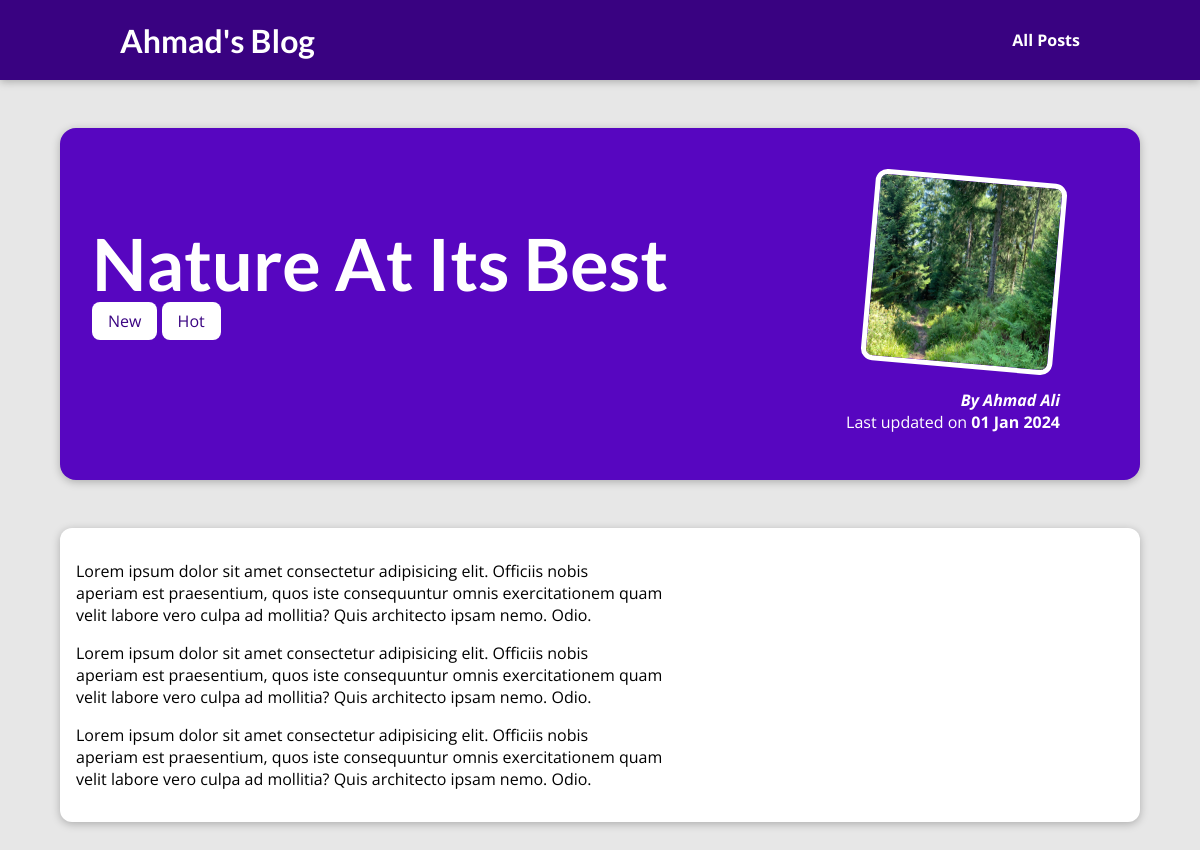
The page /posts/nature-at-its-best on the database its author committed.
### blog/models.py (models this page shows, shortened)
class Post(models.Model):
    title = models.CharField(max_length=150)
    excerpt = models.CharField(max_length=200)
    image = models.ImageField(upload_to="posts", null=True)
    date = models.DateField(auto_now=True)
    slug = models.SlugField(unique=True, db_index=True)
    content = models.TextField(validators=[MinLengthValidator(10)])
    author = models.ForeignKey(
        Author, on_delete=models.SET_NULL, null=True, related_name="posts")
    tags = models.ManyToManyField(Tag)

class Tag(models.Model):
    caption = models.CharField(max_length=20)

class Author(models.Model):
    first_name = models.CharField(max_length=100)
    last_name = models.CharField(max_length=100)
    email_address = models.EmailField()
    def full_name(self):
        return f"{self.first_name} {self.last_name}"
    def __str__(self):
        return self.full_name()

### blog/views.py (the view)
# urls.py: path("posts/<slug:slug>", views.SinglePostView.as_view(),
class SinglePostView(DetailView):
    template_name = "blog/post-detail.html"
    model = Post
    def get_context_data(self, **kwargs):
        context = super().get_context_data(**kwargs)
        context["post_tags"] = self.object.tags.all()
        return context

### blog/templates/blog/post-detail.html (shortened to what this page needs)
{% extends "base.html" %}
{% load static %}
{% block css_files %}
    <link rel="stylesheet" href="{% static "blog/post-detail.css" %}" />
{% endblock css_files%}
{% block content %}
    <section id="summary">
        <h2>{{post.title}}</h2>
        <div>
            {% for tag in post_tags %}
                <span class="tag">{{tag.caption}}</span>
            {% endfor %}
        </div>
        <article>
            <img src="{{ post.image.url }}" alt="{{post.title}}">
            <address>By <a href="mailto:{{post.author.email_address}}">{{post.author}}</a></address>
            <div>
                Last updated on <time>{{post.date|date:"d M Y"}}</time>
            </div>
        </article>
    </section>
    <main>
        <p>
            {{post.content|linebreaks}}
        </p>
    </main>
{% endblock content %}

### static/app.css (style rules this page uses)
* { box-sizing: border-box; }
html { font-family: 'Open Sans', 'Lato', sans-serif; }
body { margin: 0; }
h1, h2, h3 { font-family: 'Lato', sans-serif; font-weight: bold; }

### blog/static/blog/post-detail.css (style rules this page uses)
body { background-color: #e7e7e7; }
#summary { margin: 8rem auto 3rem auto; padding: 2rem; width: 90%; max-width: 90rem; border-radius: 16px; background-color: #5706c0; position: relative; box-shadow: 0 2px 8px rgba(0, 0, 0, 0.25); height: 22rem; }
#summary h2 { color: white; font-size: 4.5rem; margin-bottom: 0.25rem; }
#summary article { position: absolute; top: 2rem; right: 3rem; padding: 1rem 2rem; border-radius: 12px; text-align: right; color: white; }
#summary article img { width: 12rem; height: 12rem; border-radius: 12px; transform: rotateZ(5deg); border: 5px solid white; margin-bottom: 1rem; }
#summary address { font-weight: bold; }
#summary a { color: white; text-decoration: none; }
#summary time { font-weight: bold; }
main { width: 90%; max-width: 90rem; margin: 3rem auto; background-color: white; padding: 1rem; border-radius: 12px; box-shadow: 0 2px 8px rgba(0, 0, 0, 0.25); }
.tag { background-color: white; color: #390281; padding: 0.5rem 1rem; border-radius: 8px; }

### rows shown on the page
Post: title "Nature At Its Best", image (picture), author "Ahmad Ali", date "01 Jan 2024", content "Lorem ipsum dolor sit amet consectetur adipisicing elit. Officiis nobis aperiam est praesentium, quos iste consequuntur omnis exercitationem quam velit labore vero culpa ad mollitia? Quis architecto ipsam nemo. Odio. Lorem ipsum dolor sit amet consectetur adipisicing elit. Officiis nobis aperiam est praesentium, quos iste consequuntur omnis exercitationem quam velit labore vero culpa ad mollitia? Quis architecto ipsam nemo. Odio. Lorem ipsum dolor sit amet consectetur adipisicing elit. Officiis nobis aperiam est praesentium, quos iste consequuntur omnis exercitationem quam velit labore vero culpa ad mollitia? Quis architecto ipsam nemo. Odio."
Tag: caption "New"
Tag: caption "Hot"
